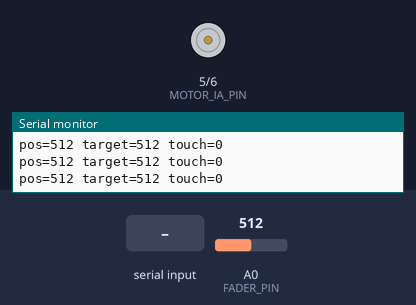
Simulated run of this sketch. Board: Arduino Uno, built with avr-gcc and run on an emulated ATmega328P. Parts: motor-driver pin pairs drawn as motors (green arrow = first pin HIGH = forward, orange = second pin HIGH = backward, longer = more drive), the last lines printed to the serial monitor. The inputs (shaded band) are chosen by the test bench; at power-on: A0 (FADER_PIN) = 512.

Above: at 1.3 s.
1.4 s: "min\n" received over Serial
At 2.6 s:
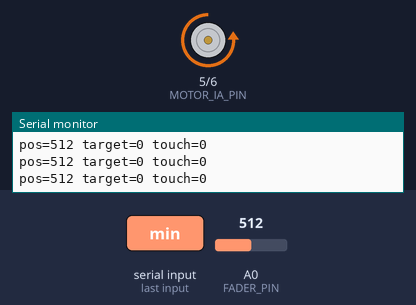
2.9 s: A0 (FADER_PIN) set to 190
At 4.0 s:
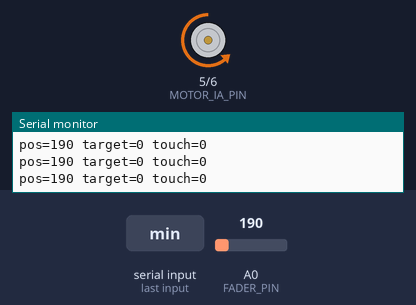
4.4 s: "max\n" received over Serial
At 5.0 s:
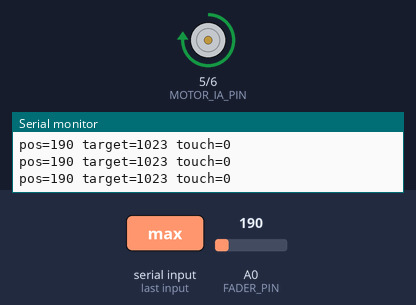
5.9 s: A0 (FADER_PIN) set to 900
At 6.4 s:
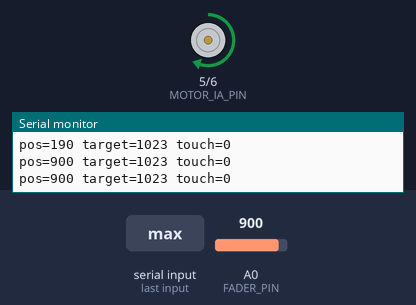
7.4 s: "stop\n" received over Serial
At 8.5 s:
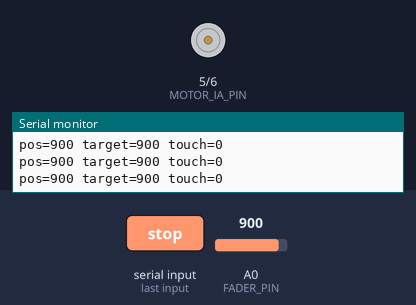
8.9 s: A0 (FADER_PIN) set to 916
At 9.7 s:
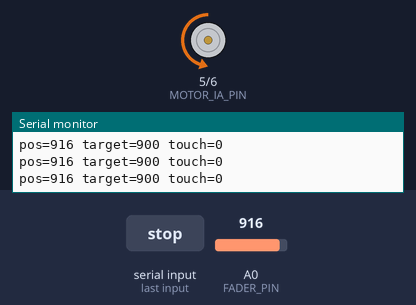
Timing chart, 0 to 11.4 s (numbered marks = the images above; inputs shaded):
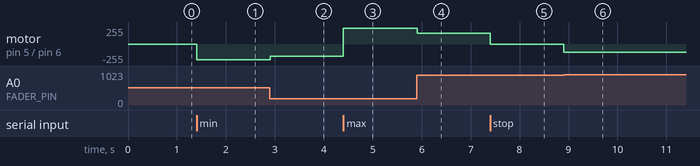

The sketch:

motor_fader_l9110.ino
```cpp
/*
  ALPS motorized fader + L9110 driver (Arduino Uno/Nano)

  Wiring used in this sketch:
    - Fader wiper (pin 2) -> A0
    - Fader end pins       -> 5V and GND
    - Fader touch pin (T)  -> D7
    - L9110 IA             -> D5
    - L9110 IB             -> D6
    - L9110 VCC            -> 5V (or motor-rated supply)
    - L9110 GND            -> GND (shared with Arduino)

  Serial commands (115200 baud):
    - number 0..1023   : set target position
    - min              : target 0
    - max              : target 1023
    - center           : target 512
    - stop             : stop motor and set target=current
    - read             : print current position
    - ?                : print help
*/

const uint8_t FADER_PIN = A0;
const uint8_t TOUCH_PIN = 7;
const uint8_t MOTOR_IA_PIN = 5;  // L9110 IA
const uint8_t MOTOR_IB_PIN = 6;  // L9110 IB

// If your touch pin behaves opposite, set this to false.
const bool TOUCH_ACTIVE_LOW = true;
const bool USE_TOUCH = false;

// If motor goes the wrong direction, flip this.
const bool MOTOR_FORWARD_INCREASES_ADC = true;

// Control tuning
const int DEAD_BAND = 6;                 // no movement when error is small
const uint8_t MIN_PWM = 115;             // minimum PWM that reliably moves motor
const uint8_t MAX_PWM = 235;             // limit max power for quieter movement
const float KP = 0.35f;                  // proportional gain
const float FILTER_ALPHA = 0.18f;        // 0..1, larger = faster but noisier
const unsigned long TOUCH_HOLD_MS = 180; // short delay after touch release

int targetPosition = 512;
float filteredPosition = 512.0f;
unsigned long touchHoldUntil = 0;
unsigned long lastPrintMs = 0;

String serialLine;

int readPosition() {
  int raw = analogRead(FADER_PIN);
  filteredPosition += FILTER_ALPHA * (raw - filteredPosition);
  return (int)(filteredPosition + 0.5f);
}

bool isTouched() {
  if (!USE_TOUCH) return false;
  int v = digitalRead(TOUCH_PIN);
  return TOUCH_ACTIVE_LOW ? (v == LOW) : (v == HIGH);
}

void motorStop() {
  analogWrite(MOTOR_IA_PIN, 0);
  analogWrite(MOTOR_IB_PIN, 0);
}

void motorDrive(bool towardHigherPosition, uint8_t pwm) {
  bool forward = towardHigherPosition;
  if (!MOTOR_FORWARD_INCREASES_ADC) {
    forward = !forward;
  }

  if (forward) {
    analogWrite(MOTOR_IA_PIN, pwm);
    analogWrite(MOTOR_IB_PIN, 0);
  } else {
    analogWrite(MOTOR_IA_PIN, 0);
    analogWrite(MOTOR_IB_PIN, pwm);
  }
}

void printHelp() {
  Serial.println(F("Commands:"));
  Serial.println(F("  0..1023  -> set target"));
  Serial.println(F("  min      -> target 0"));
  Serial.println(F("  max      -> target 1023"));
  Serial.println(F("  center   -> target 512"));
  Serial.println(F("  stop     -> stop and hold current position"));
  Serial.println(F("  read     -> print current/target/touch"));
  Serial.println(F("  ?        -> help"));
}

bool parseNumber(const String &s, int &out) {
  if (s.length() == 0) return false;

  for (size_t i = 0; i < s.length(); i++) {
    char c = s.charAt(i);
    if (c < '0' || c > '9') {
      return false;
    }
  }

  long value = s.toInt();
  if (value < 0 || value > 1023) return false;
  out = (int)value;
  return true;
}

void handleLine(const String &line, int currentPosition) {
  if (line == "?") {
    printHelp();
    return;
  }
  if (line == "min") {
    targetPosition = 0;
    Serial.println(F("target=0"));
    return;
  }
  if (line == "max") {
    targetPosition = 1023;
    Serial.println(F("target=1023"));
    return;
  }
  if (line == "center") {
    targetPosition = 512;
    Serial.println(F("target=512"));
    return;
  }
  if (line == "stop") {
    targetPosition = currentPosition;
    motorStop();
    Serial.println(F("stopped"));
    return;
  }
  if (line == "read") {
    Serial.print(F("pos="));
    Serial.print(currentPosition);
    Serial.print(F(" target="));
    Serial.print(targetPosition);
    Serial.print(F(" touch="));
    Serial.println(isTouched() ? F("1") : F("0"));
    return;
  }

  int parsed = 0;
  if (parseNumber(line, parsed)) {
    targetPosition = parsed;
    Serial.print(F("target="));
    Serial.println(targetPosition);
    return;
  }

  Serial.println(F("Unknown command. Type ?"));
}

void handleSerial(int currentPosition) {
  while (Serial.available() > 0) {
    char c = (char)Serial.read();
    if (c == '\r') continue;
    if (c == '\n') {
      if (serialLine.length() > 0) {
        handleLine(serialLine, currentPosition);
        serialLine = "";
      }
    } else {
      serialLine += c;
    }
  }
}

void setup() {
  pinMode(MOTOR_IA_PIN, OUTPUT);
  pinMode(MOTOR_IB_PIN, OUTPUT);
  pinMode(TOUCH_PIN, INPUT_PULLUP);

  motorStop();

  Serial.begin(115200);
  delay(100);

  int initial = analogRead(FADER_PIN);
  filteredPosition = (float)initial;
  targetPosition = initial;

  Serial.println(F("Motorized fader ready."));
  printHelp();
}

void loop() {
  int currentPosition = readPosition();
  handleSerial(currentPosition);

  bool touched = isTouched();
  if (touched) {
    // Follow the hand while touched, so the motor never fights user motion.
    targetPosition = currentPosition;
    touchHoldUntil = millis() + TOUCH_HOLD_MS;
    motorStop();
  } else if (millis() < touchHoldUntil) {
    motorStop();
  } else {
    int error = targetPosition - currentPosition;
    int absError = abs(error);

    if (absError <= DEAD_BAND) {
      motorStop();
    } else {
      int pwm = (int)(MIN_PWM + (KP * absError));
      pwm = constrain(pwm, MIN_PWM, MAX_PWM);
      motorDrive(error > 0, (uint8_t)pwm);
    }
  }

  // Lightweight status stream for tuning.
  if (millis() - lastPrintMs >= 200) {
    lastPrintMs = millis();
    Serial.print(F("pos="));
    Serial.print(currentPosition);
    Serial.print(F(" target="));
    Serial.print(targetPosition);
    Serial.print(F(" touch="));
    Serial.println(touched ? F("1") : F("0"));
  }
}
```

Measured:
- the behaviour switches between 906 and 907 on A0 (FADER_PIN) (found by bisection; images 5 and 6)
- after the input at 1.4 s, motor on pin 5 (MOTOR_IA_PIN) / pin 6 (MOTOR_IB_PIN): stopped → backward 235/255 at once
- after the input at 2.9 s, motor on pin 5 (MOTOR_IA_PIN) / pin 6 (MOTOR_IB_PIN): backward 235/255 → backward 181/255 at once
- after the input at 4.4 s, motor on pin 5 (MOTOR_IA_PIN) / pin 6 (MOTOR_IB_PIN): backward 181/255 → forward 235/255 at once
- after the input at 5.9 s, motor on pin 5 (MOTOR_IA_PIN) / pin 6 (MOTOR_IB_PIN): forward 235/255 → forward 158/255 at once
- after the input at 7.4 s, motor on pin 5 (MOTOR_IA_PIN) / pin 6 (MOTOR_IB_PIN): forward 158/255 → stopped at once
- after the input at 8.9 s, motor on pin 5 (MOTOR_IA_PIN) / pin 6 (MOTOR_IB_PIN): stopped → backward 120/255 at once
